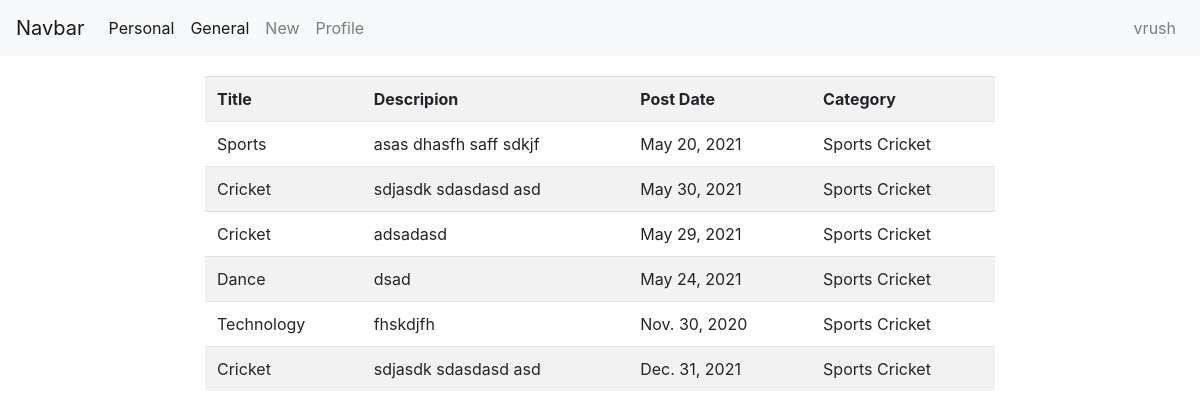
The page /usr/1/all_blog/ (signed in) on the database its author committed.
### NormalUser/models.py (models this page shows, shortened)
class Blog(models.Model):
    title = models.CharField(max_length = 255, blank=False, null = False)
    description = models.CharField(max_length = 255, blank = True, null = True)
    post_date = models.DateTimeField()
    delet_date = models.DateTimeField(null=True)
    category_id =  models.ForeignKey(Category, null=True, on_delete=models.SET_NULL)
    owner = models.ForeignKey(User, null=True,on_delete = models.SET_NULL)

### BlogApp/models.py (models this page shows)
class Category(models.Model):
    name = models.CharField(max_length = 255, null=True, blank = True)
    def __str__(self):
        return self.name

### NormalUser/views.py (the view)
# urls.py: path('usr/<int:id>/all_blog/',views.AllBlog.as_view(), name='all_blog'),
class AllBlog(LoginRequiredMixin, View):
    def get(self, request, **kwargs):
        all_blog = Blog.objects.filter(~Q(owner =kwargs['id']))
        context = {'all_blog': all_blog, 'id':kwargs['id']}
        return render(request, 'NormalUser/all_blog.html', context)

### NormalUser/templates/NormalUser/all_blog.html
{% extends 'BlogApp/nav.html' %}
{% block body %}
<div class="row" style="height: 20px;"></div>
<div class="row" >
    <div class="col-2">
    </div>
    <div class="col-8">
        <table class="table table-striped" width="80%">
        <tr>
            <th> Title </th>
            <th> Descripion</th>
            <th> Post Date</th>
            <th> Category </th>
        </tr>
        {% for blog in all_blog %}
        <tr>
            <td>{{ blog.title }}</td>
            <td>{{ blog.description }}</td>
            <td>{{ blog.post_date.date }}</td>
            <td>{{ blog.category_id }}</td>
        </tr>
        {% endfor %}
        </table>
    </div>
    <div class="col-2">
    </div>
</div>
{% endblock %}

### BlogApp/templates/BlogApp/nav.html (shortened to what this page needs)
{% load static %}
<html>
    <head>
        <link rel="stylesheet" href="https://maxcdn.bootstrapcdn.com/bootstrap/4.0.0/css/bootstrap.min.css">
    </head>
    <body>
      {% if user.is_authenticated and user.is_staff %}
      <nav class="navbar navbar-expand-lg navbar-light bg-light">
        <a class="navbar-brand" href="">Navbar</a>
        <button class="navbar-toggler" type="button" data-toggle="collapse" data-target="#navbarNav" aria-controls="navbarNav" aria-expanded="false" aria-label="Toggle navigation">
          <span class="navbar-toggler-icon"></span>
        </button>
        <div class="collapse navbar-collapse" id="navbarNav">
          <ul class="navbar-nav">
            <li class="nav-item">
              <a class="nav-link" href="{% url 'all_blog' id %}">Blogs</span></a>
            </li>
            <li class="nav-item">
              <a class="nav-link" href="{% url 'new_category' id %}">New</a>
            </li>
            <li class="nav-item">
              <a class="nav-link" href="{% url 'all_category' id %}">All</a>
            </li>
          </ul>
        </div>
        <div class="navbar-collapse collapse w-100 order-3 dual-collapse2">
            <ul class="navbar-nav ml-auto">
                <li class="nav-item">
                    <a class="nav-link" href="{% url 'logout' %}">{{user}}</a>
                </li>
            </ul>
        </div>
      </nav>
      {% elif user.is_authenticated %}
      <nav class="navbar navbar-expand-lg navbar-light bg-light">
        <a class="navbar-brand" href="">Navbar</a>
        <div class="collapse navbar-collapse" id="navbarNav">
          <ul class="navbar-nav">
            <li class="nav-item active">
              <a class="nav-link" href="{% url 'my_blog' id %}">Personal</a>
            </li>
            <li class="nav-item active">
              <a class="nav-link" href="{% url 'all_blog' id %}">General</span></a>
            </li>
            <li class="nav-item">
              <a class="nav-link" href="{% url 'new' id %}">New</a>
            </li>
            <li class="nav-item">
              <a class="nav-link" href="#">Profile</a>
            </li>
          </ul>
        </div>
        <div class="navbar-collapse collapse w-100 order-3 dual-collapse2">
            <ul class="navbar-nav ml-auto">
                <li class="nav-item">
                    <a class="nav-link" href="{% url 'logout' %}">{{user}}</a>
                </li>
            </ul>
        </div>
      </nav>
      {% endif %}
    {% block body %}
    {% endblock %}
        </body>
</html>

### rows shown on the page
Blog: title "Sports", description "asas dhasfh saff sdkjf", post_date "May 20, 2021", category_id "Sports Cricket"
Blog: title "Cricket", description "sdjasdk sdasdasd asd", post_date "May 30, 2021", category_id "Sports Cricket"
Blog: title "Cricket", description "adsadasd", post_date "May 29, 2021", category_id "Sports Cricket"
Blog: title "Dance", description "dsad", post_date "May 24, 2021", category_id "Sports Cricket"
Blog: title "Technology", description "fhskdjfh", post_date "Nov. 30, 2020", category_id "Sports Cricket"
Blog: title "Cricket", description "sdjasdk sdasdasd asd", post_date "Dec. 31, 2021", category_id "Sports Cricket"

### other values the page prints
{{ user }} "vrush"
